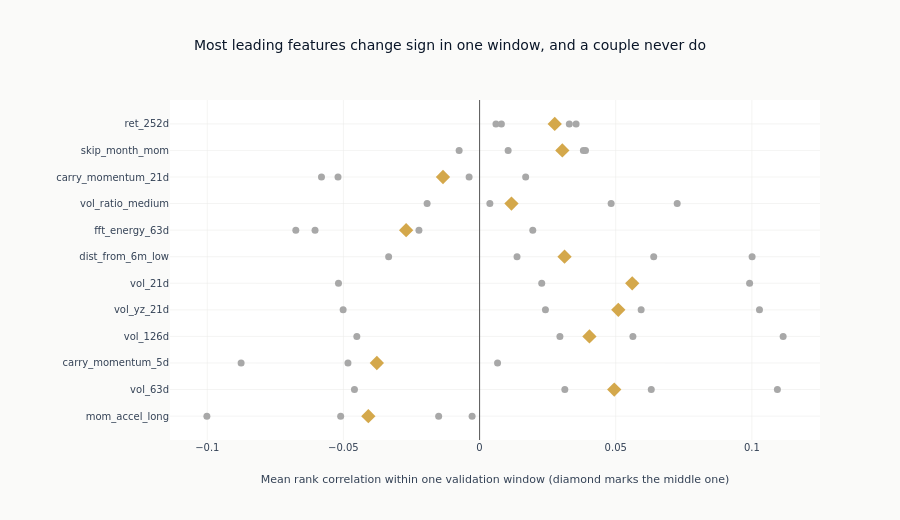

Notebook cell for this chart:
### Markdown cell above
### The same features, one window at a time

The average above is drawn over the whole span. This is the same quantity computed
inside each validation window separately: one dot per window, with the middle one
marked. A feature whose dots sit on one side of zero is one the average describes; a
feature whose dots straddle zero has an average that is a compromise between periods
that disagreed. The dots and the marker are produced by the same function the
sign-consistency screen reads, so the marked value is always the middle of the windows
drawn beside it.

### Code cell
fold_features = [f for f in eval_summary["feature"].to_list() if f in fold_stats][:FOLDS_SHOWN]
fig = go.Figure()
for feat in fold_features:
    per_fold = fold_mean_ics(ic_timeseries[feat])
    fig.add_trace(
        go.Scatter(
            x=per_fold,
            y=[feat] * len(per_fold),
            mode="markers",
            marker=dict(color=GRAY_FILLS["muted"], size=7),
            showlegend=False,
        )
    )
    fig.add_trace(
        go.Scatter(
            x=[fold_stats[feat]["median_fold_ic"]],
            y=[feat],
            mode="markers",
            marker=dict(color=COLORS["amber"], size=11, symbol="diamond"),
            showlegend=False,
        )
    )
fig.add_vline(x=0, line=dict(color=GRAY_FILLS["border"], width=1))
fig.update_layout(
    template="ml4t",
    height=520,
    width=900,
    title_text="Most leading features change sign in one window, and a couple never do",
    xaxis_title="Mean rank correlation within one validation window (diamond marks the middle one)",
    margin=dict(l=170),
)
show_plotly_with_alt(
    fig,
    "Dot plot with one row per leading feature. Each row shows the feature's mean rank "
    "correlation in each validation window as a small grey dot, with an amber diamond marking "
    "the middle window. A vertical rule marks zero. Most rows have dots on both sides of that "
    "rule, so the feature's direction reverses from one window to the next; only a couple of "
    "rows keep every dot on one side. Within a row the dots are spread across much of the "
    "chart's width, so the disagreement between windows is the dominant feature of the "
    "picture rather than the position of any one of them.",
)

### Figure 1 — Plotly figure (JSON) as saved in the notebook; plotly's stock layout.template omitted (floating-point values rounded to 4 significant figures)
{"data": [{"marker": {"color": "#a8a8a8", "size": 7}, "mode": "markers", "showlegend": false, "type": "scatter", "x": [-0.1001, -0.04085, -0.002735, -0.05101, -0.01502], "y": ["mom_accel_long", "mom_accel_long", "mom_accel_long", "mom_accel_long", "mom_accel_long"]}, {"marker": {"color": "#D4A84B", "size": 11, "symbol": "diamond"}, "mode": "markers", "showlegend": false, "type": "scatter", "x": [-0.04085], "y": ["mom_accel_long"]}, {"marker": {"color": "#a8a8a8", "size": 7}, "mode": "markers", "showlegend": false, "type": "scatter", "x": [0.03132, 0.04946, 0.1094, 0.06306, -0.04595], "y": ["vol_63d", "vol_63d", "vol_63d", "vol_63d", "vol_63d"]}, {"marker": {"color": "#D4A84B", "size": 11, "symbol": "diamond"}, "mode": "markers", "showlegend": false, "type": "scatter", "x": [0.04946], "y": ["vol_63d"]}, {"marker": {"color": "#a8a8a8", "size": 7}, "mode": "markers", "showlegend": false, "type": "scatter", "x": [-0.08758, -0.04833, -0.03715, -0.03772, 0.006609], "y": ["carry_momentum_5d", "carry_momentum_5d", "carry_momentum_5d", "carry_momentum_5d", "carry_momentum_5d"]}, {"marker": {"color": "#D4A84B", "size": 11, "symbol": "diamond"}, "mode": "markers", "showlegend": false, "type": "scatter", "x": [-0.03772], "y": ["carry_momentum_5d"]}, {"marker": {"color": "#a8a8a8", "size": 7}, "mode": "markers", "showlegend": false, "type": "scatter", "x": [0.02951, 0.04035, 0.1115, 0.05631, -0.04508], "y": ["vol_126d", "vol_126d", "vol_126d", "vol_126d", "vol_126d"]}, {"marker": {"color": "#D4A84B", "size": 11, "symbol": "diamond"}, "mode": "markers", "showlegend": false, "type": "scatter", "x": [0.04035], "y": ["vol_126d"]}, {"marker": {"color": "#a8a8a8", "size": 7}, "mode": "markers", "showlegend": false, "type": "scatter", "x": [0.0242, 0.05934, 0.1028, 0.05095, -0.05011], "y": ["vol_yz_21d", "vol_yz_21d", "vol_yz_21d", "vol_yz_21d", "vol_yz_21d"]}, {"marker": {"color": "#D4A84B", "size": 11, "symbol": "diamond"}, "mode": "markers", "showlegend": false, "type": "scatter", "x": [0.05095], "y": ["vol_yz_21d"]}, {"marker": {"color": "#a8a8a8", "size": 7}, "mode": "markers", "showlegend": false, "type": "scatter", "x": [0.02283, 0.05664, 0.09918, 0.05606, -0.05181], "y": ["vol_21d", "vol_21d", "vol_21d", "vol_21d", "vol_21d"]}, {"marker": {"color": "#D4A84B", "size": 11, "symbol": "diamond"}, "mode": "markers", "showlegend": false, "type": "scatter", "x": [0.05606], "y": ["vol_21d"]}, {"marker": {"color": "#a8a8a8", "size": 7}, "mode": "markers", "showlegend": false, "type": "scatter", "x": [0.03121, 0.06396, 0.1001, 0.01375, -0.03339], "y": ["dist_from_6m_low", "dist_from_6m_low", "dist_from_6m_low", "dist_from_6m_low", "dist_from_6m_low"]}, {"marker": {"color": "#D4A84B", "size": 11, "symbol": "diamond"}, "mode": "markers", "showlegend": false, "type": "scatter", "x": [0.03121], "y": ["dist_from_6m_low"]}, {"marker": {"color": "#a8a8a8", "size": 7}, "mode": "markers", "showlegend": false, "type": "scatter", "x": [-0.06749, -0.02696, -0.02226, 0.01954, -0.06042], "y": ["fft_energy_63d", "fft_energy_63d", "fft_energy_63d", "fft_energy_63d", "fft_energy_63d"]}, {"marker": {"color": "#D4A84B", "size": 11, "symbol": "diamond"}, "mode": "markers", "showlegend": false, "type": "scatter", "x": [-0.02696], "y": ["fft_energy_63d"]}, {"marker": {"color": "#a8a8a8", "size": 7}, "mode": "markers", "showlegend": false, "type": "scatter", "x": [0.01172, 0.04832, -0.01926, 0.07259, 0.003783], "y": ["vol_ratio_medium", "vol_ratio_medium", "vol_ratio_medium", "vol_ratio_medium", "vol_ratio_medium"]}, {"marker": {"color": "#D4A84B", "size": 11, "symbol": "diamond"}, "mode": "markers", "showlegend": false, "type": "scatter", "x": [0.01172], "y": ["vol_ratio_medium"]}, {"marker": {"color": "#a8a8a8", "size": 7}, "mode": "markers", "showlegend": false, "type": "scatter", "x": [-0.01343, -0.05806, -0.05199, -0.003844, 0.01693], "y": ["carry_momentum_21d", "carry_momentum_21d", "carry_momentum_21d", "carry_momentum_21d", "carry_momentum_21d"]}, {"marker": {"color": "#D4A84B", "size": 11, "symbol": "diamond"}, "mode": "markers", "showlegend": false, "type": "scatter", "x": [-0.01343], "y": ["carry_momentum_21d"]}, {"marker": {"color": "#a8a8a8", "size": 7}, "mode": "markers", "showlegend": false, "type": "scatter", "x": [0.03891, 0.01049, 0.0304, 0.03812, -0.007505], "y": ["skip_month_mom", "skip_month_mom", "skip_month_mom", "skip_month_mom", "skip_month_mom"]}, {"marker": {"color": "#D4A84B", "size": 11, "symbol": "diamond"}, "mode": "markers", "showlegend": false, "type": "scatter", "x": [0.0304], "y": ["skip_month_mom"]}, {"marker": {"color": "#a8a8a8", "size": 7}, "mode": "markers", "showlegend": false, "type": "scatter", "x": [0.02761, 0.008015, 0.03545, 0.03296, 0.006024], "y": ["ret_252d", "ret_252d", "ret_252d", "ret_252d", "ret_252d"]}, {"marker": {"color": "#D4A84B", "size": 11, "symbol": "diamond"}, "mode": "markers", "showlegend": false, "type": "scatter", "x": [0.02761], "y": ["ret_252d"]}], "layout": {"height": 520, "margin": {"l": 170}, "shapes": [{"line": {"color": "#666666", "width": 1}, "type": "line", "x0": 0, "x1": 0, "xref": "x", "y0": 0, "y1": 1, "yref": "y domain"}], "title": {"text": "Most leading features change sign in one window, and a couple never do"}, "width": 900, "xaxis": {"title": {"text": "Mean rank correlation within one validation window (diamond marks the middle one)"}}}}
